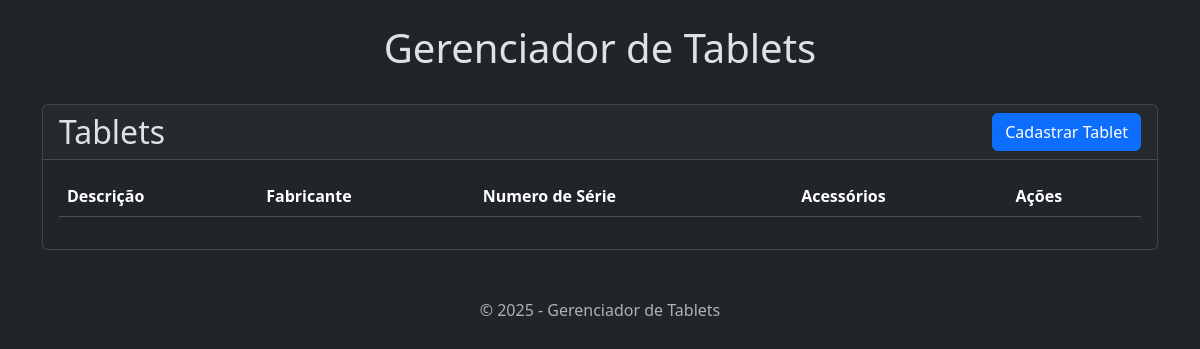
Before: / with the older database file.
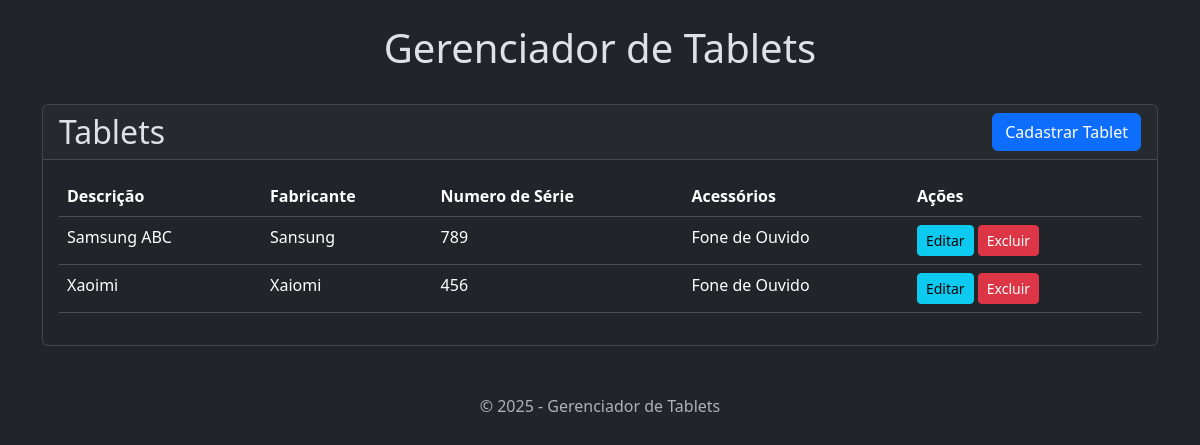
After: the same page with the newer database file.
### tables this page shows
CREATE TABLE `tablets` (
  `tab_cod` int(11) NOT NULL,
  `tab_descricao` varchar(30) NOT NULL,
  `tab_fabricante` varchar(15) NOT NULL,
  `tab_numeroserie` varchar(30) NOT NULL,
  `tab_acessorios` varchar(30) NOT NULL
);

### app/controllers/TabletsController.php (called while the page is built, shortened)
<?php
class TabletsController
{
    private $tabletsModel;
    public function __construct($database)
    {
        $this->tabletsModel = new Tablets($database);
    }
    public function listar()
    {
        $tablets = $this->tabletsModel->listAll();
        require ROOT_PATH . '/app/views/tablets/index.php';
    }
}

### config/database.php (called while the page is built, shortened)
<?php
class Database {
    private $host = 'localhost';
    private $db_name = 'banco_sistema';
    private $username = 'root';
    private $password = 'root';
    public function __construct($servidor, $nomeBanco, $usuario, $senha) {
        $this->host = $servidor;
        $this->db_name = $nomeBanco;
        $this->username = $usuario;
        $this->password = $senha;
    }
    public function getConnection() {
        $this->DBConn = null;
        try {
            $this->DBConn = new PDO("mysql:host=".$this->host.";dbname=".$this->db_name, $this->username, $this->password);
            $this->DBConn->exec('set names utf8');
        }
        catch (PDOException $erro) {
            echo "Erro de Conexão com o banco de dados: ".$erro->getMessage();
        }
        return $this->DBConn;
    }
}

### app/models/Tablets.php (called while the page is built, shortened)
<?php
class Tablets {
    private $conexao;
    private $tableName = "tablets";
    public function __construct($database) {
        $this->conexao = $database->getConnection();
    }
    public function listAll() {
        try {
            $comandoSQL= "SELECT * FROM ".$this->tableName;
            $acesso = $this->conexao->prepare($comandoSQL);
            if($acesso->execute()) {
                return $acesso;
            }
            return $acesso;
        } catch (PDOException $erro) {
            echo $erro->getMessage();
        }
        return false;
    }
}

### app/views/tablets/index.php (the view)
<?php require '_header.php'; ?>
<div class="card">
    <div class="card-header d-flex justify-content-between align-items-center">
        <h2 class="mb-0">Tablets</h2>
        <a href="index.php?action=create" class="btn btn-primary">Cadastrar Tablet</a>
    </div>
    <div class="card-body">
        <table class="table table-hover">
            <thead>
                <tr>
                    <th>Descrição</th>
                    <th>Fabricante</th>
                    <th>Numero de Série</th>
                    <th>Acessórios</th>
                    <th>Ações</th>
                </tr>
            </thead>
            <tbody>
                <?php while ($tablet = $tablets->fetch(PDO::FETCH_ASSOC)): ?>
                    <tr>
                        <td><?php echo htmlspecialchars($tablet['tab_descricao']); ?></td>
                        <td><?php echo htmlspecialchars($tablet['tab_fabricante']); ?></td>
                        <td><?php echo htmlspecialchars($tablet['tab_numeroserie']); ?></td>
                        <td><?php echo htmlspecialchars($tablet['tab_acessorios']); ?></td>
                        <td>
                            <a href="index.php?action=edit&id=<?php echo $tablet['tab_cod']; ?>" class="btn btn-sm btn-info">Editar</a>
                            <a href="index.php?action=delete&id=<?php echo $tablet['tab_cod']; ?>" class="btn btn-sm btn-danger" onclick="return confirm('Tem certeza?');">Excluir</a>
                        </td>
                    </tr>
                <?php endwhile; ?>
            </tbody>
        </table>
    </div>
</div>
<?php require '_footer.php'; ?>

### public/index.php (shortened to what this page needs)
<?php
require_once ROOT_PATH . '/config/database.php';
require_once ROOT_PATH . '/app/controllers/TabletsController.php';
require_once ROOT_PATH . '/app/models/Tablets.php';
$database = new Database('localhost', 'protudos', 'root', '');
$controller = $_GET['controller'] ?? 'tablets';
$action = $_GET['action'] ?? 'listar';
$tabletsController = new TabletsController($database);
if ($controller == "tablets") {
    switch ($action) {
        case 'listar':
        default:
            $tabletsController->listar();
            break;
    }
}

### app/views/tablets/_header.php (shortened to what this page needs)
<!DOCTYPE html>
<html lang="pt-BR" data-bs-theme="dark">
<head>
    <link href="https://cdn.jsdelivr.net/npm/bootstrap@5.3.3/dist/css/bootstrap.min.css" rel="stylesheet">
    <link rel="stylesheet" href="style.css">
</head>
<body>
    <div class="container mt-4">
        <header class="d-flex justify-content-center align-items-center mb-4">
            <h1>Gerenciador de Tablets</h1>
        </header>

### app/views/tablets/_footer.php (shortened to what this page needs)
<footer class="text-center text-muted mt-5">
            <p>&copy; <?php echo date('Y'); ?> - Gerenciador de Tablets</p>
        </footer>
    </div>
</body>
</html>

Changed rows visible on the page:
added tablets: tab_descricao "Samsung ABC", tab_fabricante "Sansung", tab_numeroserie "789", tab_acessorios "Fone de Ouvido"
added tablets: tab_descricao "Xaoimi", tab_fabricante "Xaiomi", tab_numeroserie "456", tab_acessorios "Fone de Ouvido"
